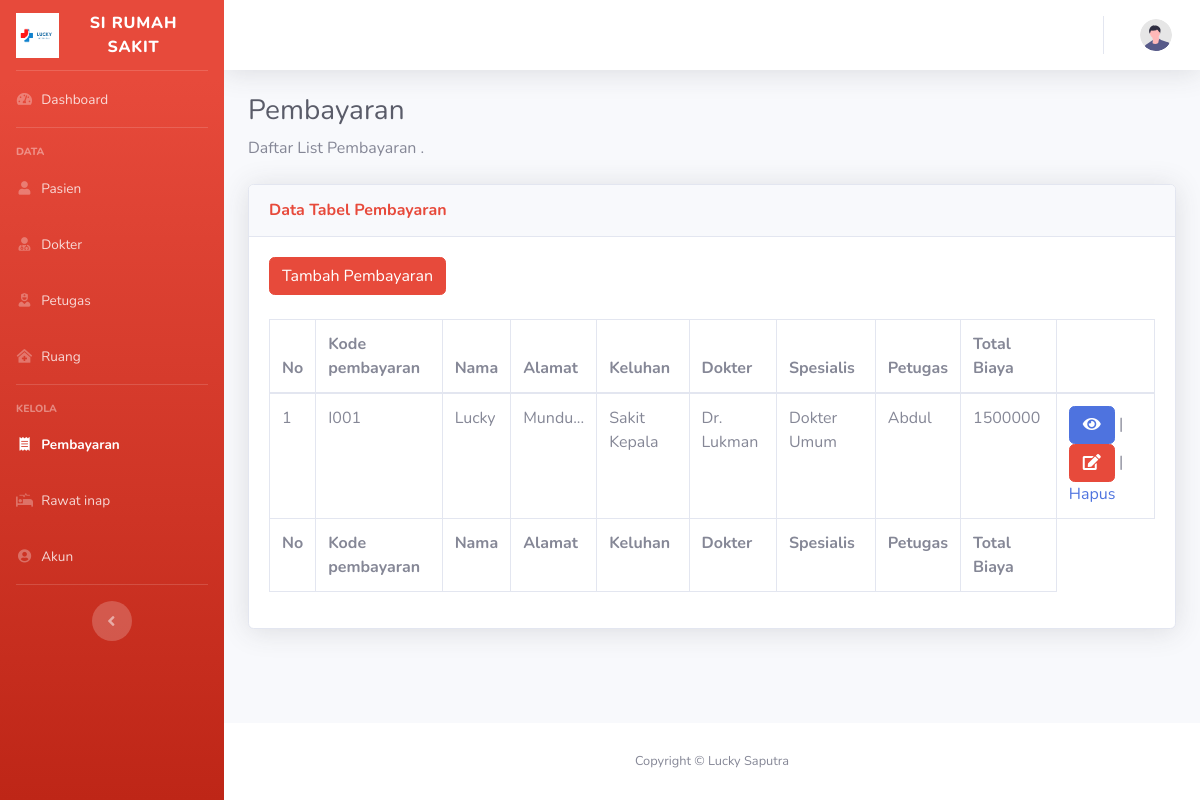
The page /admin/pembayaran.php on the database as committed earlier.
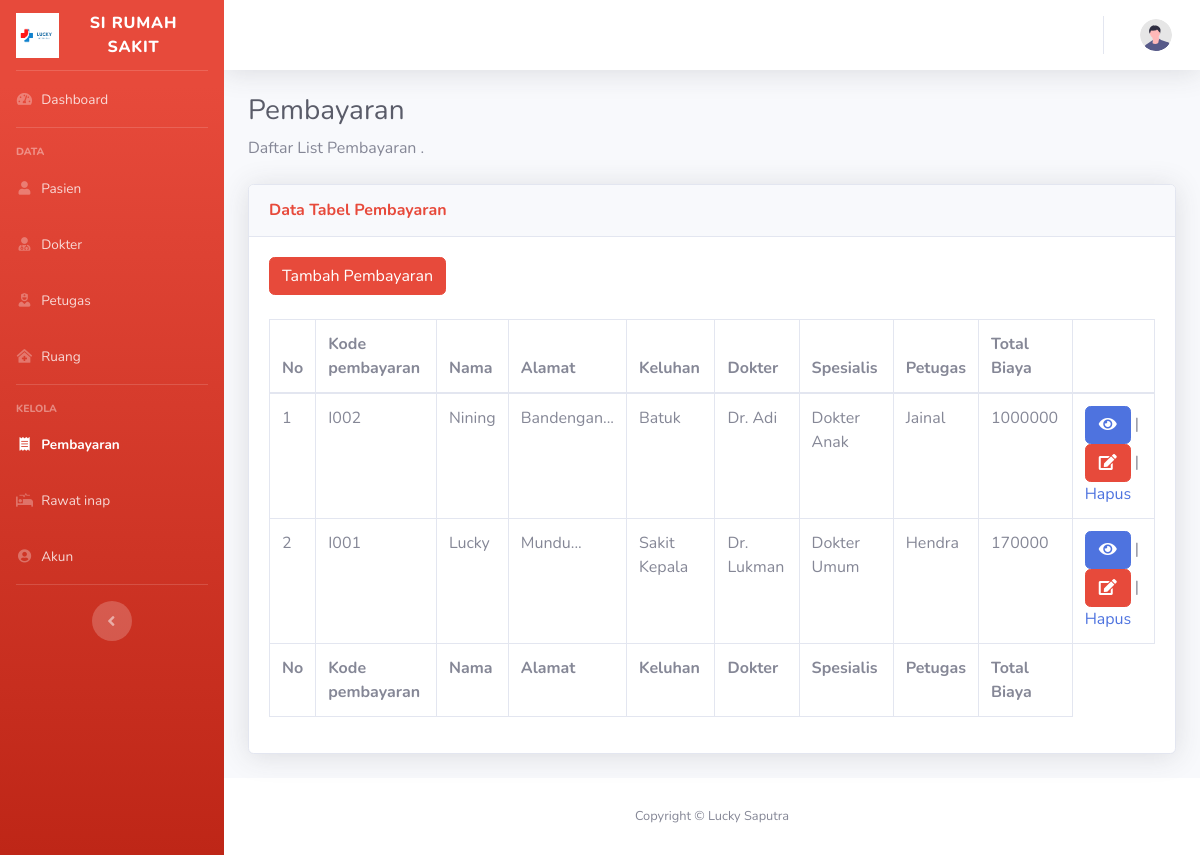
The same page on the database as committed later.
### tables this page shows
CREATE TABLE `pembayaran` (
  `kd_pembayaran` varchar(16) NOT NULL,
  `kd_petugas` varchar(16) NOT NULL,
  `kd_pasien` varchar(16) NOT NULL,
  `jmlh_harga` int(25) NOT NULL
);

CREATE TABLE `pasien` (
  `kd_pasien` varchar(16) NOT NULL,
  `nama_pasien` varchar(150) NOT NULL,
  `alamat_pasien` varchar(200) NOT NULL,
  `jk` varchar(16) NOT NULL,
  `tgl_datang` date NOT NULL,
  `keluhan` varchar(200) NOT NULL,
  `kd_dokter` varchar(16) NOT NULL
);

CREATE TABLE `dokter` (
  `kd_dokter` varchar(16) NOT NULL,
  `nama_dokter` varchar(200) NOT NULL,
  `alamat_dokter` varchar(200) NOT NULL,
  `spesialisasi` varchar(50) NOT NULL
);

CREATE TABLE `petugas` (
  `kd_petugas` varchar(16) NOT NULL,
  `nama_petugas` varchar(50) NOT NULL,
  `alamat_petugas` varchar(200) NOT NULL,
  `jam_jaga` varchar(15) NOT NULL
);

### admin/pembayaran.php (the view, shortened to what the changed rows need)
<?php
  include('koneksi.php');
?>
<!DOCTYPE html>
<html lang="en">
<head>
<link href="vendor/fontawesome-free/css/all.min.css" rel="stylesheet" type="text/css">
<link href="css/sb-admin-2.min.css" rel="stylesheet">
</head>
<body id="page-top">
<div id="wrapper">
        <div id="content-wrapper" class="d-flex flex-column">
            <div id="content">
                <div class="container-fluid">
                    <h1 class="h3 mb-2 text-gray-800">Pembayaran</h1>
                    <div class="card shadow mb-4">
                        <div class="card-body">
                            <div class="table-responsive">
                                <table class="table table-bordered" id="dataTable" width="100%" cellspacing="0">
                                    <thead>
                                        <tr>
                                        <th>No</th>
                                        <th>Kode pembayaran</th>
                                        <th>Nama</th>
                                        <th>Alamat</th>
                                        <th>Keluhan</th>
                                        <th>Dokter</th>
                                        <th>Spesialis</th>
                                        <th>Petugas</th>
                                        <th>Total Biaya</th>
                                            <th></th>
                                        </tr>
                                    </thead>
                                    <tfoot>
                                        <tr>
                                        <th>No</th>
                                        <th>Kode pembayaran</th>
                                        <th>Nama</th>
                                        <th>Alamat</th>
                                        <th>Keluhan</th>
                                        <th>Dokter</th>
                                        <th>Spesialis</th>
                                        <th>Petugas</th>
                                        <th>Total Biaya</th>
                                        </tr>
                                    </tfoot>
                                    <tbody>
                                    <?php
                                    $query = "SELECT * FROM pembayaran INNER JOIN petugas ON pembayaran.kd_petugas = petugas.kd_petugas INNER JOIN pasien ON pembayaran.kd_pasien = pasien.kd_pasien INNER JOIN dokter ON pasien.kd_dokter = dokter.kd_dokter ORDER BY kd_pembayaran DESC";
                                    $result = mysqli_query($kon, $query);
                                    $no = 1;
                                    while($row = mysqli_fetch_assoc($result))
                                    {
                                    ?>
                                    <tr>
                                        <td><?php echo $no; ?></td>
                                        <td><?php echo $row['kd_pembayaran']; ?></td>
                                        <td><?php echo $row['nama_pasien']; ?></td>
                                        <td><?php echo substr($row['alamat_pasien'], 0, 20); ?>...</td>
                                        <td><?php echo $row['keluhan']; ?></td>
                                        <td><?php echo $row['nama_dokter']; ?></td>
                                        <td><?php echo $row['spesialisasi']; ?></td>
                                        <td><?php echo $row['nama_petugas']; ?></td>
                                        <td><?php echo $row['jmlh_harga']; ?></td>
                                        <td>
                            <button type="button" class="btn btn-primary" data-toggle="modal" data-target="#Modalliat<?php echo $row['kd_pembayaran'];?>">
                            <i class="fas fa-fw fa-eye"></i>
                            </button>
                                        |
                            <button type="button" class="btn btn-danger" data-toggle="modal" data-target="#Modalubah<?php echo $row['kd_pembayaran'];?>">
                            <i class="fas fa-fw fa-edit"></i>
                            </button>
                                        |
                                            <a href="pembayaran/hapus_pembayaran.php?id=<?php echo $row['kd_pembayaran']; ?>" onclick="return confirm('Anda yakin akan menghapus data ini?')">Hapus</a>
                                        </td>
                                    </tr>
                                    <?php
                                        $no++;
                                    }
                                    ?>
                                    </tbody>
                                </table>
                            </div>
                        </div>
                    </div>
                </div>
            </div>
        </div>
    </div>
</body>
</html>

Rows that differ between the two databases and show on the page:
added pembayaran: kd_pembayaran "I002", kd_pasien.nama_pasien "Nining", kd_pasien.alamat_pasien "Bandengan", kd_pasien.keluhan "Batuk", dokter.nama_dokter "Dr. Adi", dokter.spesialisasi "Dokter Anak", kd_petugas.nama_petugas "Jainal", jmlh_harga "1000000"
changed pembayaran "Lucky": kd_petugas.nama_petugas "Abdul" → "Hendra"; jmlh_harga "1500000" → "170000"
